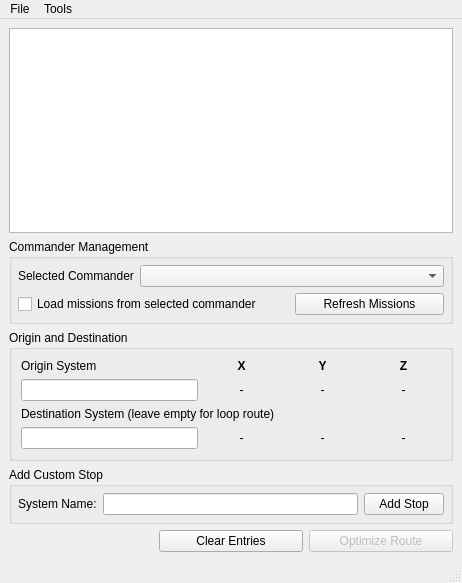
<?xml version="1.0" encoding="UTF-8"?>
<ui version="4.0">
 <class>CustomRouter</class>
 <widget class="QMainWindow" name="CustomRouter">
  <property name="geometry">
   <rect>
    <x>0</x>
    <y>0</y>
    <width>462</width>
    <height>583</height>
   </rect>
  </property>
  <property name="minimumSize">
   <size>
    <width>462</width>
    <height>583</height>
   </size>
  </property>
  <property name="windowTitle">
   <string>Custom Routing</string>
  </property>
  <widget class="QWidget" name="centralwidget">
   <property name="sizePolicy">
    <sizepolicy hsizetype="MinimumExpanding" vsizetype="MinimumExpanding">
     <horstretch>0</horstretch>
     <verstretch>0</verstretch>
    </sizepolicy>
   </property>
   <layout class="QGridLayout" name="gridLayout">
    <item row="9" column="2">
     <widget class="QPushButton" name="optimizeButton">
      <property name="enabled">
       <bool>false</bool>
      </property>
      <property name="text">
       <string>Optimize Route</string>
      </property>
     </widget>
    </item>
    <item row="0" column="0" colspan="3">
     <widget class="QTableView" name="tableView">
      <property name="sizePolicy">
       <sizepolicy hsizetype="MinimumExpanding" vsizetype="MinimumExpanding">
        <horstretch>1</horstretch>
        <verstretch>1</verstretch>
       </sizepolicy>
      </property>
      <property name="minimumSize">
       <size>
        <width>444</width>
        <height>203</height>
       </size>
      </property>
     </widget>
    </item>
    <item row="5" column="0" colspan="3">
     <widget class="QGroupBox" name="groupBox_3">
      <property name="minimumSize">
       <size>
        <width>75</width>
        <height>0</height>
       </size>
      </property>
      <property name="title">
       <string>Origin and Destination</string>
      </property>
      <layout class="QGridLayout" name="gridLayout_2">
       <item row="0" column="3">
        <widget class="QLabel" name="label_11">
         <property name="font">
          <font>
           <weight>75</weight>
           <bold>true</bold>
          </font>
         </property>
         <property name="text">
          <string>Y</string>
         </property>
         <property name="alignment">
          <set>Qt::AlignCenter</set>
         </property>
        </widget>
       </item>
       <item row="0" column="2">
        <widget class="QLabel" name="label_10">
         <property name="font">
          <font>
           <weight>75</weight>
           <bold>true</bold>
          </font>
         </property>
         <property name="text">
          <string>X</string>
         </property>
         <property name="alignment">
          <set>Qt::AlignCenter</set>
         </property>
        </widget>
       </item>
       <item row="1" column="1">
        <widget class="QLineEdit" name="originSystem">
         <property name="sizePolicy">
          <sizepolicy hsizetype="Expanding" vsizetype="Preferred">
           <horstretch>0</horstretch>
           <verstretch>0</verstretch>
          </sizepolicy>
         </property>
        </widget>
       </item>
       <item row="1" column="3">
        <widget class="QLabel" name="oy">
         <property name="minimumSize">
          <size>
           <width>75</width>
           <height>0</height>
          </size>
         </property>
         <property name="text">
          <string>-</string>
         </property>
         <property name="alignment">
          <set>Qt::AlignCenter</set>
         </property>
        </widget>
       </item>
       <item row="1" column="4">
        <widget class="QLabel" name="oz">
         <property name="minimumSize">
          <size>
           <width>75</width>
           <height>0</height>
          </size>
         </property>
         <property name="text">
          <string>-</string>
         </property>
         <property name="alignment">
          <set>Qt::AlignCenter</set>
         </property>
        </widget>
       </item>
       <item row="3" column="1">
        <widget class="QLineEdit" name="destinationSystem">
         <property name="sizePolicy">
          <sizepolicy hsizetype="Expanding" vsizetype="Preferred">
           <horstretch>0</horstretch>
           <verstretch>0</verstretch>
          </sizepolicy>
         </property>
        </widget>
       </item>
       <item row="3" column="3">
        <widget class="QLabel" name="dy">
         <property name="minimumSize">
          <size>
           <width>75</width>
           <height>0</height>
          </size>
         </property>
         <property name="text">
          <string>-</string>
         </property>
         <property name="alignment">
          <set>Qt::AlignCenter</set>
         </property>
        </widget>
       </item>
       <item row="3" column="2">
        <widget class="QLabel" name="dx">
         <property name="minimumSize">
          <size>
           <width>75</width>
           <height>0</height>
          </size>
         </property>
         <property name="text">
          <string>-</string>
         </property>
         <property name="alignment">
          <set>Qt::AlignCenter</set>
         </property>
        </widget>
       </item>
       <item row="3" column="4">
        <widget class="QLabel" name="dz">
         <property name="minimumSize">
          <size>
           <width>75</width>
           <height>0</height>
          </size>
         </property>
         <property name="text">
          <string>-</string>
         </property>
         <property name="alignment">
          <set>Qt::AlignCenter</set>
         </property>
        </widget>
       </item>
       <item row="1" column="2">
        <widget class="QLabel" name="ox">
         <property name="minimumSize">
          <size>
           <width>75</width>
           <height>0</height>
          </size>
         </property>
         <property name="text">
          <string>-</string>
         </property>
         <property name="alignment">
          <set>Qt::AlignCenter</set>
         </property>
        </widget>
       </item>
       <item row="0" column="4">
        <widget class="QLabel" name="label_12">
         <property name="font">
          <font>
           <weight>75</weight>
           <bold>true</bold>
          </font>
         </property>
         <property name="text">
          <string>Z</string>
         </property>
         <property name="alignment">
          <set>Qt::AlignCenter</set>
         </property>
        </widget>
       </item>
       <item row="0" column="1">
        <widget class="QLabel" name="label_2">
         <property name="text">
          <string>Origin System</string>
         </property>
        </widget>
       </item>
       <item row="2" column="1" colspan="2">
        <widget class="QLabel" name="label_3">
         <property name="text">
          <string>Destination System (leave empty for loop route)</string>
         </property>
        </widget>
       </item>
      </layout>
     </widget>
    </item>
    <item row="2" column="0" colspan="3">
     <widget class="QGroupBox" name="groupBox_2">
      <property name="title">
       <string>Commander Management</string>
      </property>
      <layout class="QGridLayout" name="gridLayout_3">
       <property name="leftMargin">
        <number>6</number>
       </property>
       <property name="topMargin">
        <number>6</number>
       </property>
       <property name="rightMargin">
        <number>6</number>
       </property>
       <property name="bottomMargin">
        <number>6</number>
       </property>
       <item row="0" column="0">
        <widget class="QLabel" name="label_13">
         <property name="text">
          <string>Selected Commander</string>
         </property>
        </widget>
       </item>
       <item row="2" column="2">
        <widget class="QPushButton" name="refreshButton">
         <property name="sizePolicy">
          <sizepolicy hsizetype="Minimum" vsizetype="Minimum">
           <horstretch>0</horstretch>
           <verstretch>0</verstretch>
          </sizepolicy>
         </property>
         <property name="text">
          <string>Refresh Missions</string>
         </property>
        </widget>
       </item>
       <item row="0" column="1" colspan="2">
        <widget class="QComboBox" name="commanders">
         <property name="sizePolicy">
          <sizepolicy hsizetype="Preferred" vsizetype="Preferred">
           <horstretch>10</horstretch>
           <verstretch>0</verstretch>
          </sizepolicy>
         </property>
        </widget>
       </item>
       <item row="2" column="0" colspan="2">
        <widget class="QCheckBox" name="includeMissionSystems">
         <property name="sizePolicy">
          <sizepolicy hsizetype="Minimum" vsizetype="Preferred">
           <horstretch>0</horstretch>
           <verstretch>0</verstretch>
          </sizepolicy>
         </property>
         <property name="text">
          <string>Load missions from selected commander</string>
         </property>
        </widget>
       </item>
      </layout>
     </widget>
    </item>
    <item row="9" column="1">
     <widget class="QPushButton" name="pushButton_2">
      <property name="text">
       <string>Clear Entries</string>
      </property>
     </widget>
    </item>
    <item row="6" column="0" colspan="3">
     <widget class="QGroupBox" name="groupBox">
      <property name="title">
       <string>Add Custom Stop</string>
      </property>
      <layout class="QHBoxLayout" name="horizontalLayout">
       <property name="leftMargin">
        <number>6</number>
       </property>
       <property name="topMargin">
        <number>6</number>
       </property>
       <property name="rightMargin">
        <number>6</number>
       </property>
       <property name="bottomMargin">
        <number>6</number>
       </property>
       <item>
        <widget class="QLabel" name="label">
         <property name="text">
          <string>System Name:</string>
         </property>
        </widget>
       </item>
       <item>
        <widget class="NoBeepLineEdit" name="customSystem">
         <property name="sizePolicy">
          <sizepolicy hsizetype="Expanding" vsizetype="Preferred">
           <horstretch>1</horstretch>
           <verstretch>0</verstretch>
          </sizepolicy>
         </property>
        </widget>
       </item>
       <item>
        <widget class="QPushButton" name="pushButton">
         <property name="text">
          <string>Add Stop</string>
         </property>
        </widget>
       </item>
      </layout>
     </widget>
    </item>
   </layout>
  </widget>
  <widget class="QStatusBar" name="statusbar"/>
  <widget class="QMenuBar" name="menuBar">
   <property name="geometry">
    <rect>
     <x>0</x>
     <y>0</y>
     <width>462</width>
     <height>21</height>
    </rect>
   </property>
   <widget class="QMenu" name="menuFile">
    <property name="title">
     <string>File</string>
    </property>
    <addaction name="actionExport_as_CSV"/>
    <addaction name="actionExport_as_Tab_Separated"/>
    <addaction name="actionImport_Systems"/>
    <addaction name="separator"/>
    <addaction name="actionQuit"/>
   </widget>
   <widget class="QMenu" name="menuTools">
    <property name="title">
     <string>Tools</string>
    </property>
    <addaction name="actionBearing_Calculator"/>
   </widget>
   <addaction name="menuFile"/>
   <addaction name="menuTools"/>
  </widget>
  <action name="actionExport_as_CSV">
   <property name="text">
    <string>Export as CSV...</string>
   </property>
   <property name="shortcut">
    <string>Ctrl+S</string>
   </property>
  </action>
  <action name="actionExport_as_Tab_Separated">
   <property name="text">
    <string>Export as Tab Separated...</string>
   </property>
   <property name="shortcut">
    <string>Ctrl+Shift+S</string>
   </property>
  </action>
  <action name="actionImport_Systems">
   <property name="text">
    <string>Import Newline Separated...</string>
   </property>
   <property name="shortcut">
    <string>Ctrl+I</string>
   </property>
  </action>
  <action name="actionBearing_Calculator">
   <property name="text">
    <string>Bearing Calculator</string>
   </property>
   <property name="shortcut">
    <string>Ctrl+B</string>
   </property>
  </action>
  <action name="actionQuit">
   <property name="text">
    <string>Quit</string>
   </property>
   <property name="shortcut">
    <string>Ctrl+Q</string>
   </property>
  </action>
 </widget>
 <customwidgets>
  <customwidget>
   <class>NoBeepLineEdit</class>
   <extends>QLineEdit</extends>
   <header location="global">src/Widgets/NoBeepLineEdit.h</header>
  </customwidget>
 </customwidgets>
 <resources/>
 <connections>
  <connection>
   <sender>refreshButton</sender>
   <signal>clicked()</signal>
   <receiver>CustomRouter</receiver>
   <slot>refreshMissions()</slot>
   <hints>
    <hint type="sourcelabel">
     <x>332</x>
     <y>310</y>
    </hint>
    <hint type="destinationlabel">
     <x>467</x>
     <y>15</y>
    </hint>
   </hints>
  </connection>
  <connection>
   <sender>commanders</sender>
   <signal>activated(QString)</signal>
   <receiver>CustomRouter</receiver>
   <slot>updateMissionTable()</slot>
   <hints>
    <hint type="sourcelabel">
     <x>346</x>
     <y>288</y>
    </hint>
    <hint type="destinationlabel">
     <x>467</x>
     <y>19</y>
    </hint>
   </hints>
  </connection>
  <connection>
   <sender>optimizeButton</sender>
   <signal>clicked()</signal>
   <receiver>CustomRouter</receiver>
   <slot>optimizeRoute()</slot>
   <hints>
    <hint type="sourcelabel">
     <x>461</x>
     <y>586</y>
    </hint>
    <hint type="destinationlabel">
     <x>467</x>
     <y>14</y>
    </hint>
   </hints>
  </connection>
  <connection>
   <sender>pushButton</sender>
   <signal>clicked()</signal>
   <receiver>CustomRouter</receiver>
   <slot>addStop()</slot>
   <hints>
    <hint type="sourcelabel">
     <x>450</x>
     <y>538</y>
    </hint>
    <hint type="destinationlabel">
     <x>467</x>
     <y>13</y>
    </hint>
   </hints>
  </connection>
  <connection>
   <sender>pushButton_2</sender>
   <signal>clicked()</signal>
   <receiver>CustomRouter</receiver>
   <slot>clearCustom()</slot>
   <hints>
    <hint type="sourcelabel">
     <x>251</x>
     <y>586</y>
    </hint>
    <hint type="destinationlabel">
     <x>467</x>
     <y>13</y>
    </hint>
   </hints>
  </connection>
  <connection>
   <sender>includeMissionSystems</sender>
   <signal>clicked()</signal>
   <receiver>CustomRouter</receiver>
   <slot>updateMissionTable()</slot>
   <hints>
    <hint type="sourcelabel">
     <x>232</x>
     <y>318</y>
    </hint>
    <hint type="destinationlabel">
     <x>467</x>
     <y>17</y>
    </hint>
   </hints>
  </connection>
  <connection>
   <sender>actionExport_as_Tab_Separated</sender>
   <signal>triggered()</signal>
   <receiver>CustomRouter</receiver>
   <slot>exportAsTabNewline()</slot>
   <hints>
    <hint type="sourcelabel">
     <x>-1</x>
     <y>-1</y>
    </hint>
    <hint type="destinationlabel">
     <x>257</x>
     <y>230</y>
    </hint>
   </hints>
  </connection>
  <connection>
   <sender>actionImport_Systems</sender>
   <signal>triggered()</signal>
   <receiver>CustomRouter</receiver>
   <slot>importSystems()</slot>
   <hints>
    <hint type="sourcelabel">
     <x>-1</x>
     <y>-1</y>
    </hint>
    <hint type="destinationlabel">
     <x>257</x>
     <y>230</y>
    </hint>
   </hints>
  </connection>
  <connection>
   <sender>commanders</sender>
   <signal>activated(QString)</signal>
   <receiver>CustomRouter</receiver>
   <slot>changeCommander(QString)</slot>
   <hints>
    <hint type="sourcelabel">
     <x>197</x>
     <y>271</y>
    </hint>
    <hint type="destinationlabel">
     <x>146</x>
     <y>574</y>
    </hint>
   </hints>
  </connection>
  <connection>
   <sender>actionExport_as_CSV</sender>
   <signal>triggered()</signal>
   <receiver>CustomRouter</receiver>
   <slot>exportAsCSV()</slot>
   <hints>
    <hint type="sourcelabel">
     <x>-1</x>
     <y>-1</y>
    </hint>
    <hint type="destinationlabel">
     <x>257</x>
     <y>230</y>
    </hint>
   </hints>
  </connection>
  <connection>
   <sender>actionBearing_Calculator</sender>
   <signal>triggered()</signal>
   <receiver>CustomRouter</receiver>
   <slot>openBearingCalculator()</slot>
   <hints>
    <hint type="sourcelabel">
     <x>-1</x>
     <y>-1</y>
    </hint>
    <hint type="destinationlabel">
     <x>233</x>
     <y>305</y>
    </hint>
   </hints>
  </connection>
 </connections>
 <slots>
  <slot>refreshMissions()</slot>
  <slot>updateMissionTable()</slot>
  <slot>optimizeRoute()</slot>
  <slot>addStop()</slot>
  <slot>clearCustom()</slot>
  <slot>exportAsCSV()</slot>
  <slot>exportAsTabNewline()</slot>
  <slot>importSystems()</slot>
  <slot>changeCommander(QString)</slot>
  <slot>openBearingCalculator()</slot>
 </slots>
</ui>
